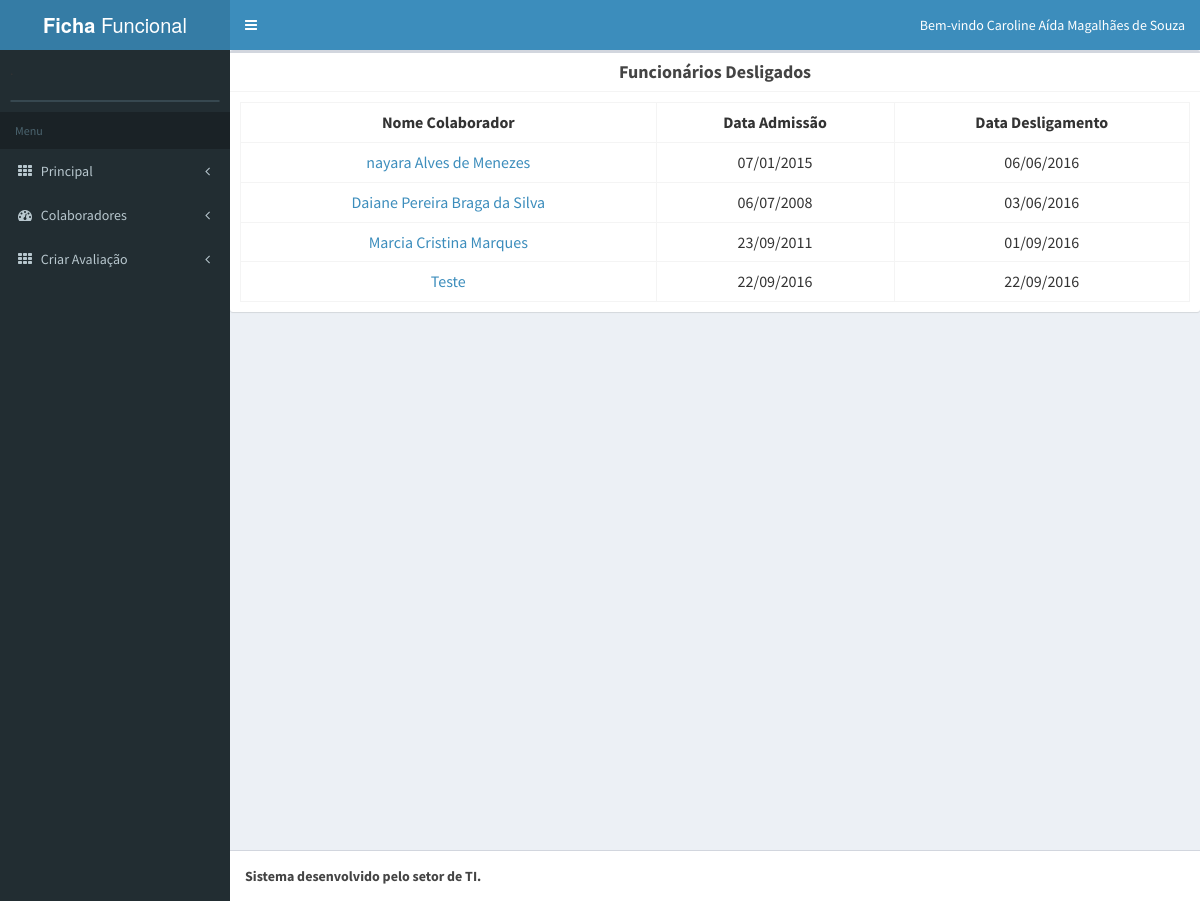
The app's page /ficha/arquivo.php (signed in) with its own data.
### tables this page shows
CREATE TABLE IF NOT EXISTS `tbl_colaborador` (
  `idColaborador` int(11) NOT NULL AUTO_INCREMENT,
  `Nome` varchar(140) NOT NULL,
  `Data_Admissao` date NOT NULL,
  `Data_Demissao` date DEFAULT NULL,
  `tbl_Usuario_id_Usuario` int(11) NOT NULL,
  `tbl_setor_idSetor` int(11) DEFAULT NULL,
  PRIMARY KEY (`idColaborador`)
);

### ficha/arquivo.php (the view, shortened to what this page needs)
<?php session_start();
require_once("menu.php");
include("connect.php");
?>
<!DOCTYPE html>
<html>
  <head>
    <link rel="stylesheet" href="bootstrap/css/bootstrap.min.css">
    <link rel="stylesheet" href="https://maxcdn.bootstrapcdn.com/font-awesome/4.4.0/css/font-awesome.min.css">
    <link rel="stylesheet" href="https://code.ionicframework.com/ionicons/2.0.1/css/ionicons.min.css">
    <link rel="stylesheet" href="dist/css/AdminLTE.min.css">
    <link rel="stylesheet" href="dist/css/skins/_all-skins.min.css">
    <link rel="stylesheet" href="plugins/iCheck/flat/blue.css">
    <link rel="stylesheet" href="plugins/morris/morris.css">
    <link rel="stylesheet" href="plugins/jvectormap/jquery-jvectormap-1.2.2.css">
    <link rel="stylesheet" href="plugins/datepicker/datepicker3.css">
    <link rel="stylesheet" href="plugins/daterangepicker/daterangepicker-bs3.css">
    <link rel="stylesheet" href="plugins/bootstrap-wysihtml5/bootstrap3-wysihtml5.min.css">
  </head>
  <body class="hold-transition skin-blue sidebar-mini">
    <div class="wrapper">
      <div class="content-wrapper">
                     <div class="box">
                <div class="box-header with-border">
                    <center><h3 class="box-title"><b>Funcionários Desligados</b></h3></center>
                </div>
                <div class="box-body">
                  <table class="table table-bordered">
                      <th><center>Nome Colaborador</center></th>
                      <th><center>Data Admiss&atilde;o</center></th>
                      <th><center>Data Desligamento</center></th>
                      <?php
                      $sql = "SELECT * FROM tbl_colaborador WHERE Data_Demissao != ''";
                      $result = mysqli_query($conn, $sql);
                      while($row = mysqli_fetch_assoc($result)) {
                          $data = explode("-",$row['Data_Admissao']);
                          $date = explode("-",$row['Data_Demissao']);
                      echo "<tr><td><center><a href='hist_colaborador.php?id=".$row['idColaborador']."'>".$row['Nome']."</center></a></td><td><center>".$data[2]."/".$data[1]."/".$data[0]."</a></center></td><td><center>".$date[2]."/".$date[1]."/".$date[0]."</center></td></tr>";
                      }
                      ?>
                  </table>
                </div>
              </div>
      </div>
      <footer class="main-footer">
        <strong>Sistema desenvolvido pelo setor de TI.</strong>
      </footer>
    </div>
  </body>
</html>

### records on screen
tbl_colaborador: Nome "nayara Alves de Menezes", Data_Admissao "07", Data_Admissao "01", Data_Admissao "2015", Data_Demissao "06", Data_Demissao "2016"
tbl_colaborador: Nome "Daiane Pereira Braga da Silva", Data_Admissao "06", Data_Admissao "07", Data_Admissao "2008", Data_Demissao "03", Data_Demissao "06", Data_Demissao "2016"
tbl_colaborador: Nome "Marcia Cristina Marques", Data_Admissao "23", Data_Admissao "09", Data_Admissao "2011", Data_Demissao "01", Data_Demissao "09", Data_Demissao "2016"
tbl_colaborador: Nome "Teste", Data_Admissao "22", Data_Admissao "09", Data_Admissao "2016", Data_Demissao "22", Data_Demissao "09", Data_Demissao "2016"

### other values on screen
$_SESSION['Nome'] "Caroline Aída Magalhães de Souza"
